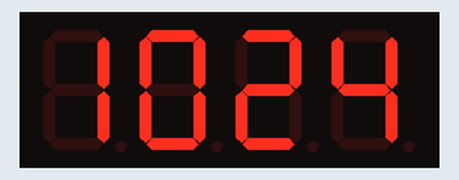
This program was run on a simulated Raspberry Pi Pico running MicroPython. Parts: 4-digit seven-segment display. The clock reads 2024-03-15 10:24:30 at power-on unless the program sets it; library files of the repository ran but are not shown: tm1637.py.

Above: at 0.1 s.
At 90.9 s:
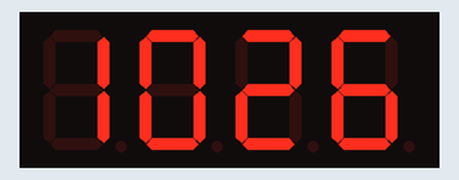

The program:

main.py
```python
from machine import Pin, RTC
import tm1637
import utime
import time

seg = tm1637.TM1637(clk=Pin.board.GP0, dio=Pin.board.GP1) # clock display
rtc = RTC()

# 時刻を取得する関数
def get_jst():
    tm = utime.localtime(utime.time())  # UTC now
    time = ('0'+str(tm[3]))[-2:] + ('0'+str(tm[4]))[-2:]  # JST now
    return time

while True:
    # 現在時刻を表示
    seg.show(get_jst())
    time.sleep(1)
```
